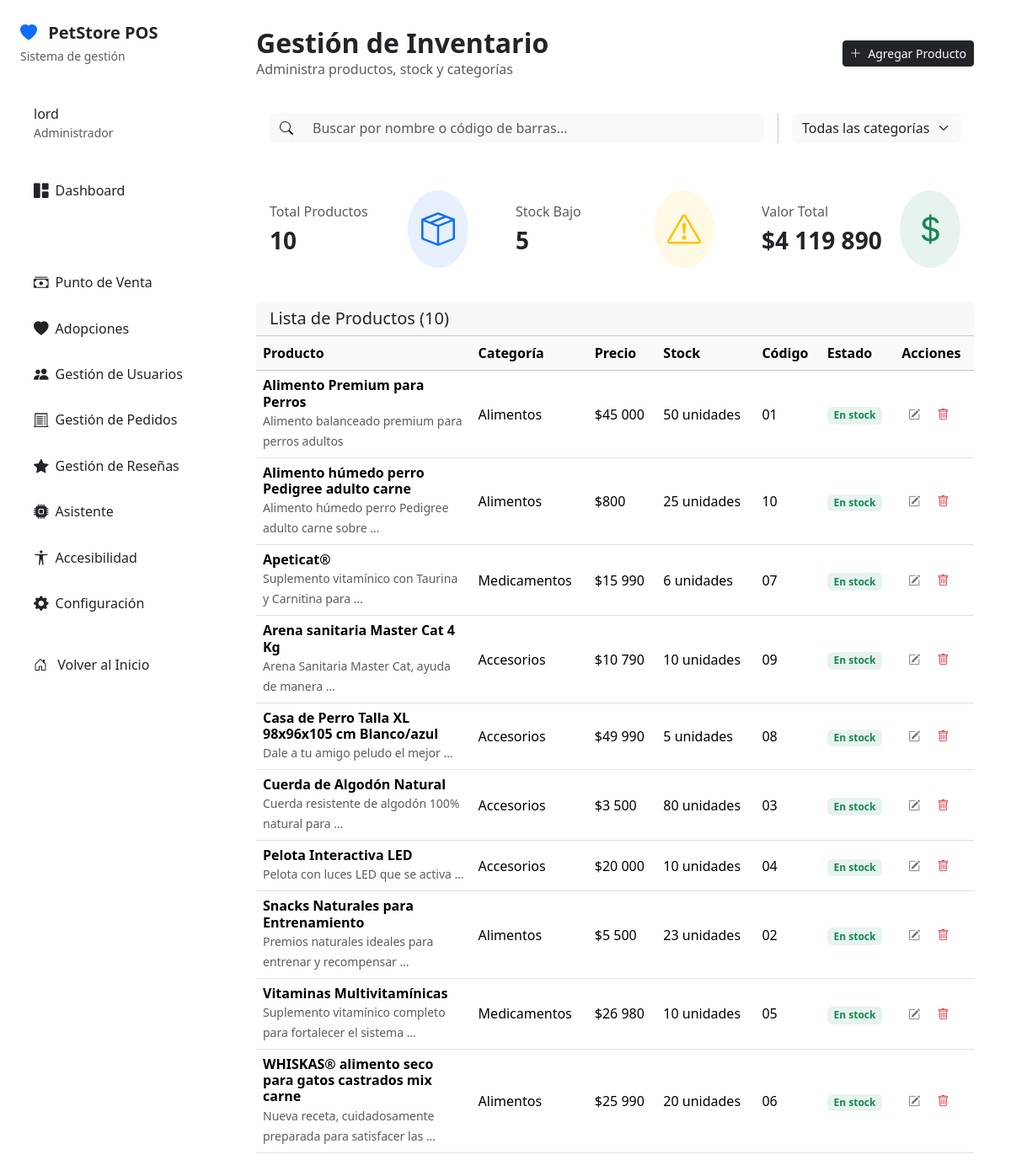
The page /es/dashboard/inventario/ (signed in) on the database its author committed.
### catalog/models.py (models this page shows, shortened)
class Product(models.Model):
    sku = models.CharField(_("SKU"), max_length=3, unique=True)
    name = models.CharField(_("Nombre"), max_length=120)
    category = models.CharField(_("Categoría"), max_length=8, choices=Category.choices)
    price = models.DecimalField(_("Precio"), max_digits=10, decimal_places=2)
    stock = models.PositiveIntegerField(_("Stock"), default=0)
    description = models.TextField(_("Descripción"), blank=True)
    image = models.ImageField(_("Imagen"), upload_to="products/", blank=True, null=True)
    is_active = models.BooleanField(_("Activo"), default=True)
    created_at = models.DateTimeField(auto_now_add=True)
    class Meta:
        ordering = ["name"]
        verbose_name = _("Producto")
        verbose_name_plural = _("Productos")
        indexes = [
            models.Index(fields=['category', 'is_active']),
            models.Index(fields=['sku']),
        ]

### dashboard/views.py (the view)
class DashboardInventoryListView(ListView):
    model = Product
    template_name = "dashboard/inventario.html"
    context_object_name = "products"
    def get_queryset(self):
        queryset = super().get_queryset()
        category_pk = self.request.GET.get('cat')
        if category_pk:
            queryset = queryset.filter(category=category_pk)
        query = self.request.GET.get('q')
        if query:
            queryset = queryset.filter(
                models.Q(name__icontains=query) |
                models.Q(sku__icontains=query)
            )
        return queryset.order_by('name')
    def get_context_data(self, **kwargs):
        context = super().get_context_data(**kwargs)
        context['categories'] = [
            {'pk': choice[0], 'name': choice[1]}
            for choice in Category.choices
        ]
        context['category_selected'] = self.request.GET.get('cat', '')
        queryset = self.get_queryset()
        total_value = queryset.aggregate(
            total=Coalesce(
                Sum(F('price') * F('stock')),
                Value(0),
                output_field=DecimalField()
            )
        )['total']
        low_stock_count = queryset.filter(stock__lte=10, is_active=True).count()
        context['total_inventory_value'] = total_value
        context['low_stock_count'] = low_stock_count
        return context

### core/context_processors.py (called while the page is built)
def openai_chatbot(request):
    return {
        'OPENAI_ENABLED': getattr(settings, 'OPENAI_ENABLED', False),
    }

### templates/dashboard/inventario.html (shortened to what this page needs)
{% extends "dashboard/base.html" %}
{% load i18n %}
{% load humanize %}
{% block dashboard_content %}
    <div class="d-flex justify-content-between align-items-center mb-4">
        <div>
            <h2 class="fw-bold mb-0">{% trans "Gestión de Inventario" %}</h2>
            <p class="text-muted mb-0">{% trans "Administra productos, stock y categorías" %}</p>
        </div>
        <div class="d-flex gap-2 align-items-center flex-wrap">
            <a href="{% url 'catalog:product_create' %}" class="btn btn-dark btn-sm">
                <i class="bi bi-plus-lg me-1"></i> <span class="d-none d-sm-inline">{% trans "Agregar Producto" %}</span><span class="d-sm-none">{% trans "Agregar" %}</span>
            </a>
        </div>
    </div>
    <div class="card stat-card mb-4">
        <div class="card-body d-flex flex-wrap gap-3 align-items-center">
            <form method="get" class="d-flex flex-grow-1">
                <div class="input-group">
                    <span class="input-group-text bg-light border-0"><i class="bi bi-search"></i></span>
                    <input type="text" name="q" class="form-control bg-light border-0" placeholder="{% trans 'Buscar por nombre o código de barras...' %}" value="{{ request.GET.q }}">
                </div>
            </form>
            <form method="get" class="d-flex">
                <select name="cat" class="form-select bg-light border-0" onchange="this.form.submit()">
                    <option value="">{% trans "Todas las categorías" %}</option>
                </select>
            </form>
        </div>
    </div>
    <div class="row g-4 mb-4">
        <div class="col-md-4">
            <div class="card stat-card h-100">
                <div class="card-body">
                    <div>
                        <h6 class="text-muted fw-normal">{% trans "Total Productos" %}</h6>
                        <h3 class="fw-bold mb-0">{{ products.count }}</h3>
                    </div>
                    <div class="stat-icon bg-primary bg-opacity-10">
                        <i class="bi bi-box-seam text-primary"></i>
                    </div>
                </div>
            </div>
        </div>
        <div class="col-md-4">
            <div class="card stat-card h-100">
                <div class="card-body">
                    <div>
                        <h6 class="text-muted fw-normal">{% trans "Stock Bajo" %}</h6>
                        <h3 class="fw-bold mb-0">{{ low_stock_count|default:0 }}</h3>
                    </div>
                    <div class="stat-icon bg-warning bg-opacity-10">
                        <i class="bi bi-exclamation-triangle text-warning"></i>
                    </div>
                </div>
            </div>
        </div>
        <div class="col-md-4">
            <div class="card stat-card h-100">
                <div class="card-body">
                    <div>
                        <h6 class="text-muted fw-normal">{% trans "Valor Total" %}</h6>
                        <h3 class="fw-bold mb-0">${{ total_inventory_value|default:0|intcomma }}</h3>
                    </div>
                    <div class="stat-icon bg-success bg-opacity-10">
                        <i class="bi bi-currency-dollar text-success"></i>
                    </div>
                </div>
            </div>
        </div>
    </div>
    <div class="card chart-card">
        <div class="card-header">
            <h5 class="card-title mb-0">{% trans "Lista de Productos" %} ({{ products.count }})</h5>
        </div>
        <div class="table-responsive">
            <table class="table table-hover align-middle mb-0">
                <thead class="table-light">
                    <tr>
                        <th scope="col" style="width: 30%;">{% trans "Producto" %}</th>
                        <th scope="col">{% trans "Categoría" %}</th>
                        <th scope="col">{% trans "Precio" %}</th>
                        <th scope="col">{% trans "Stock" %}</th>
                        <th scope="col">{% trans "Código" %}</th>
                        <th scope="col">{% trans "Estado" %}</th>
                        <th scope="col">{% trans "Acciones" %}</th>
                    </tr>
                </thead>
                <tbody>
                    {% for p in products %}
                    <tr>
                        <td>
                            <h6 class="fw-bold mb-0">{{ p.name }}</h6>
                            <small class="text-muted">{{ p.description|truncatewords:7 }}</small>
                        </td>
                        <td>{{ p.get_category_display }}</td>
                        <td>${{ p.price|floatformat:0|intcomma }}</td>
                        <td>{{ p.stock }} {% trans "unidades" %}</td>
                        <td>{{ p.sku }}</td>
                        <td>
                            {% if p.is_active and p.stock > 0 %}
                                <span class="badge bg-success bg-opacity-10 text-success">{% trans "En stock" %}</span>
                            {% elif p.is_active and p.stock <= 0 %}
                                <span class="badge bg-warning bg-opacity-10 text-warning">{% trans "Agotado" %}</span>
                            {% else %}
                                <span class="badge bg-danger bg-opacity-10 text-danger">{% trans "Inactivo" %}</span>
                            {% endif %}
                        </td>
                        <td>
                            <a href="{% url 'catalog:product_update' p.pk %}" class="btn btn-sm btn-outline-secondary border-0" title="{% trans 'Editar' %}">
                                <i class="bi bi-pencil-square"></i>
                            </a>
                            <a href="{% url 'catalog:product_delete' p.pk %}" class="btn btn-sm btn-outline-danger border-0" title="{% trans 'Eliminar' %}">
                                <i class="bi bi-trash"></i>
                            </a>
                        </td>
                    </tr>
                    {% empty %}
                    <tr>
                        <td colspan="7" class="text-center py-4">
                            <p class="text-muted mb-0">{% trans "No se encontraron productos que coincidan con la búsqueda." %}</p>
                        </td>
                    </tr>
                    {% endfor %}
                </tbody>
            </table>
        </div>
    </div>
{% endblock %}

### templates/dashboard/base.html (shortened to what this page needs)
{% load static %} {% load i18n %}
<!DOCTYPE html>
<html lang="{{ request.LANGUAGE_CODE }}">
  <head>
    <link
      href="https://cdn.jsdelivr.net/npm/bootstrap@5.3.3/dist/css/bootstrap.min.css"
      rel="stylesheet"
    />
    <link
      href="https://cdn.jsdelivr.net/npm/bootstrap-icons@1.11.3/font/bootstrap-icons.css"
      rel="stylesheet"
    />
    <link rel="stylesheet" href="{% static 'css/dashboard/style.css' %}" />
  </head>
  <body class="dashboard-body">
    <nav class="sidebar" id="sidebar">
      <div class="sidebar-header">
        <a class="navbar-brand" href="{% url 'dashboard:index' %}">
          <i class="bi bi-heart-fill me-2 text-primary"></i>
          <span class="fw-bold">PetStore POS</span>
        </a>
        <small class="text-muted">{% trans "Sistema de gestión" %}</small>
      </div>
      <div class="sidebar-user">
        <h6 class="mb-0">
          {{ request.user.first_name|default:request.user.username }}
        </h6>
        <small class="text-muted">{% trans "Administrador" %}</small>
      </div>
      <ul class="nav nav-pills flex-column sidebar-nav">
        <li class="nav-item">
          <a
            class="nav-link {% if request.resolver_match.url_name == 'index' %}active{% endif %}"
            href="{% url 'dashboard:index' %}"
          >
            <i class="bi bi-grid-1x2-fill me-2"></i> {% trans "Dashboard" %}
          </a>
        </li>
        <li class="nav-item">
          <a
            class="nav-link {% if request.resolver_match.url_name == 'inventario' %}active{% endif %}"
            href="{% url 'dashboard:inventario' %}"
          >
            <i class="bi bi-box-seam-fill me-2"></i> {% trans "Inventario" %}
          </a>
        </li>
        <li class="nav-item">
          <a class="nav-link {% if request.resolver_match.url_name == 'pos' %}active{% endif %}" href="{% url 'dashboard:pos' %}">
              <i class="bi bi-cash-stack me-2"></i> {% trans "Punto de Venta" %}
          </a>
      </li>
      <li class="nav-item">
          <a class="nav-link {% if request.resolver_match.url_name == 'adopciones' %}active{% endif %}" href="{% url 'dashboard:adopciones' %}">
              <i class="bi bi-heart-fill me-2"></i> {% trans "Adopciones" %}
          </a>
      </li>
        <li class="nav-item">
          <a class="nav-link {% if request.resolver_match.url_name == 'usuarios' %}active{% endif %}" href="{% url 'dashboard:usuarios' %}">
            <i class="bi bi-people-fill me-2"></i> {% trans "Gestión de Usuarios" %}
          </a>
        </li>
        <li class="nav-item">
          <a class="nav-link {% if request.resolver_match.app_name == 'orders' and request.resolver_match.url_name == 'admin_order_list' %}active{% endif %}" href="{% url 'orders:admin_order_list' %}">
            <i class="bi bi-receipt-cutoff me-2"></i> {% trans "Gestión de Pedidos" %}
          </a>
        </li>
        <li class="nav-item">
          <a class="nav-link {% if request.resolver_match.url_name == 'reviews' %}active{% endif %}" href="{% url 'dashboard:reviews' %}">
            <i class="bi bi-star-fill me-2"></i> {% trans "Gestión de Reseñas" %}
          </a>
        </li>
        <li class="nav-item">
          <a class="nav-link" href="#">
            <i class="bi bi-cpu-fill me-2"></i> {% trans "Asistente" %}
          </a>
        </li>
        <li class="nav-item">
          <a class="nav-link" href="{% url 'accessibility' %}">
            <i class="bi bi-universal-access me-2"></i> {% trans "Accesibilidad" %}
          </a>
        </li>
        <li class="nav-item">
          <a class="nav-link {% if request.resolver_match.url_name == 'configuracion' %}active{% endif %}" href="{% url 'dashboard:configuracion' %}">
            <i class="bi bi-gear-fill me-2"></i> {% trans "Configuración" %}
          </a>
        </li>
      </ul>
      <div class="sidebar-footer">
        <div class="px-3 mb-2">
          <a href="{% url 'home' %}" class="nav-link">
            <i class="bi bi-house-door me-2"></i> {% trans "Volver al Inicio" %}
          </a>
        </div>
      </div>
    </nav>
    <main class="main-content">
      <div class="container-fluid">
        {% block dashboard_content %}{% endblock %}
      </div>
    </main>
  </body>
</html>

### static/css/dashboard/style.css (style rules this page uses)
.dashboard-body { display: flex; background-color: var(--neutral-50); min-height: 100vh; }
.sidebar { width: 260px; height: 100vh; position: fixed; top: 0; left: 0; background-color: #fff; box-shadow: var(--shadow-lg); padding: 1.5rem; display: flex; flex-direction: column; border-right: 1px solid var(--neutral-200); z-index: 1000; overflow-y: auto; transition: transform 0.3s ease; }
.sidebar-header { padding-bottom: 1rem; border-bottom: 1px solid var(--neutral-200); margin-bottom: 1rem; }
.sidebar-header .navbar-brand { font-size: 1.25rem; color: var(--neutral-700); font-weight: 700; }
.sidebar-user { padding: 1rem; background: var(--primary-50); border-radius: var(--border-radius-lg); margin-bottom: 1rem; border: 1px solid var(--primary-100); }
.sidebar-nav { flex-grow: 1; }
.sidebar-nav .nav-item { margin-bottom: 0.25rem; }
.sidebar-nav .nav-link { color: var(--neutral-600); font-weight: 500; display: flex; align-items: center; padding: 0.75rem 1rem; border-radius: var(--border-radius); transition: all 0.3s ease; }
.sidebar-nav .nav-link i { font-size: 1.1rem; margin-right: 0.5rem; color: var(--neutral-500); }
.sidebar-nav .nav-link.active { background: var(--gradient-primary); color: #fff; font-weight: 600; box-shadow: var(--shadow-md); }
.sidebar-nav .nav-link.active i { color: #fff; }
.sidebar-footer { border-top: 1px solid var(--neutral-200); padding-top: 1rem; margin-top: 1rem; }
.sidebar-footer .nav-link { color: var(--neutral-600); font-weight: 500; transition: all 0.3s ease; }
.main-content { margin-left: 260px; flex-grow: 1; padding: 2rem; width: calc(100% - 260px); background: var(--neutral-50); min-height: 100vh; }
.stat-card { border: 1px solid var(--neutral-200); border-radius: var(--border-radius-lg); box-shadow: var(--shadow-md); transition: all 0.3s ease; background: #fff; }
.stat-card .card-body { display: flex; align-items: center; justify-content: space-between; }
.stat-card .stat-icon { font-size: 2.5rem; padding: 1rem; border-radius: 50%; color: white; background: var(--gradient-primary); box-shadow: var(--shadow-md); }
.chart-card { border: 1px solid var(--neutral-200); border-radius: var(--border-radius-lg); box-shadow: var(--shadow-md); background: #fff; }

### templates/dashboard/base.html (style rules this page uses)
body { top: 0px !important; position: static !important; }

### rows shown on the page
Product: name "Alimento Premium para Perros", description "Alimento balanceado premium para perros adultos", category "Alimentos", price "45 000", stock "50", sku "01"
Product: name "Alimento húmedo perro Pedigree adulto carne", description "Alimento húmedo perro Pedigree adulto carne sobre …", category "Alimentos", price "800", stock "25", sku "10"
Product: name "Apeticat®", description "Suplemento vitamínico con Taurina y Carnitina para …", category "Medicamentos", price "15 990", stock "6", sku "07"
Product: name "Arena sanitaria Master Cat 4 Kg", description "Arena Sanitaria Master Cat, ayuda de manera …", category "Accesorios", price "10 790", stock "10", sku "09"
Product: name "Casa de Perro Talla XL 98x96x105 cm Blanco/azul", description "Dale a tu amigo peludo el mejor …", category "Accesorios", price "49 990", stock "5", sku "08"
Product: name "Cuerda de Algodón Natural", description "Cuerda resistente de algodón 100% natural para …", category "Accesorios", price "3 500", stock "80", sku "03"
Product: name "Pelota Interactiva LED", description "Pelota con luces LED que se activa …", category "Accesorios", price "20 000", stock "10", sku "04"
Product: name "Snacks Naturales para Entrenamiento", description "Premios naturales ideales para entrenar y recompensar …", category "Alimentos", price "5 500", stock "23", sku "02"
Product: name "Vitaminas Multivitamínicas", description "Suplemento vitamínico completo para fortalecer el sistema …", category "Medicamentos", price "26 980", stock "10", sku "05"
Product: name "WHISKAS® alimento seco para gatos castrados mix carne", description "Nueva receta, cuidadosamente preparada para satisfacer las …", category "Alimentos", price "25 990", stock "20", sku "06"

### other values the page prints
{{ request.user.first_name|default:request.user.username }} "lord"
{{ products.count }} "10"
{{ low_stock_count|default:0 }} "5"
{{ total_inventory_value|default:0|intcomma }} "4 119 890"
